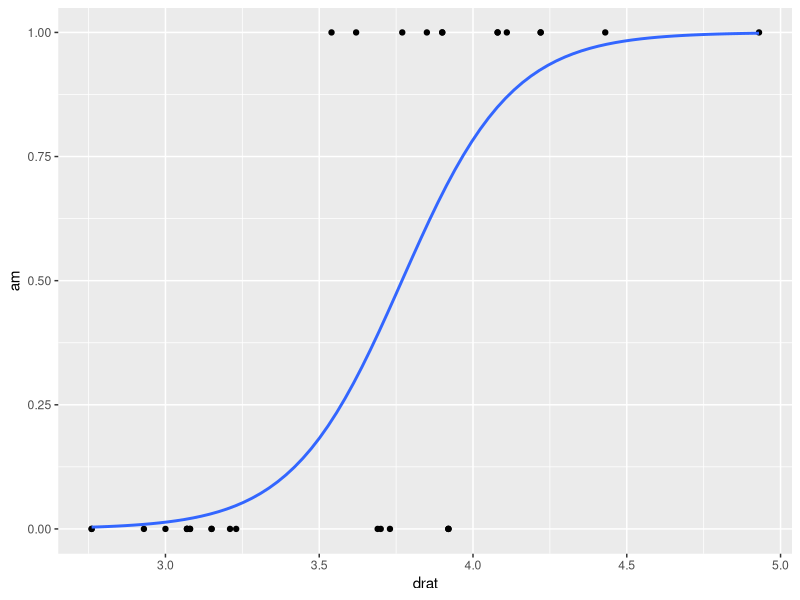

Generate this figure with R:
## ---- chunk 1

prob = 1 / (1 + exp(-1 * (-6 + (40*.05) + (3.5*1))))
prob
## ---- chunk 2

q1 = 1 / (1 + exp(-1 * (-6 + (40*.05) + (3.5*1))))
q2 = 1 / (1 + exp(-1 * (-6 + (41*.05) + (3.5*1))))
q2 - q1
## ---- chunk 3

qc = 1 / (1 + exp(-1 * (-6 + (50*.05) + (3.5*1))))
qc

## ---- chunk 4
names(mtcars)
## ---- chunk 5

mtcars_lm = glm(data = mtcars, am ~ 1 + drat + disp, family = binomial)
summary(mtcars_lm)

## ---- chunk 6

new_mtcars_lm = glm(data = mtcars, am ~ 1 + drat, family = binomial)
summary(new_mtcars_lm)

## ---- chunk 7
library(ggplot2)
pd <- ggplot( mtcars, aes(x=drat, y=am) ) + 
  geom_point();
pd <- pd + 
  geom_smooth(formula='y ~ 1+x', se=FALSE, method='glm', method.args=list(family = "binomial") );

pd

